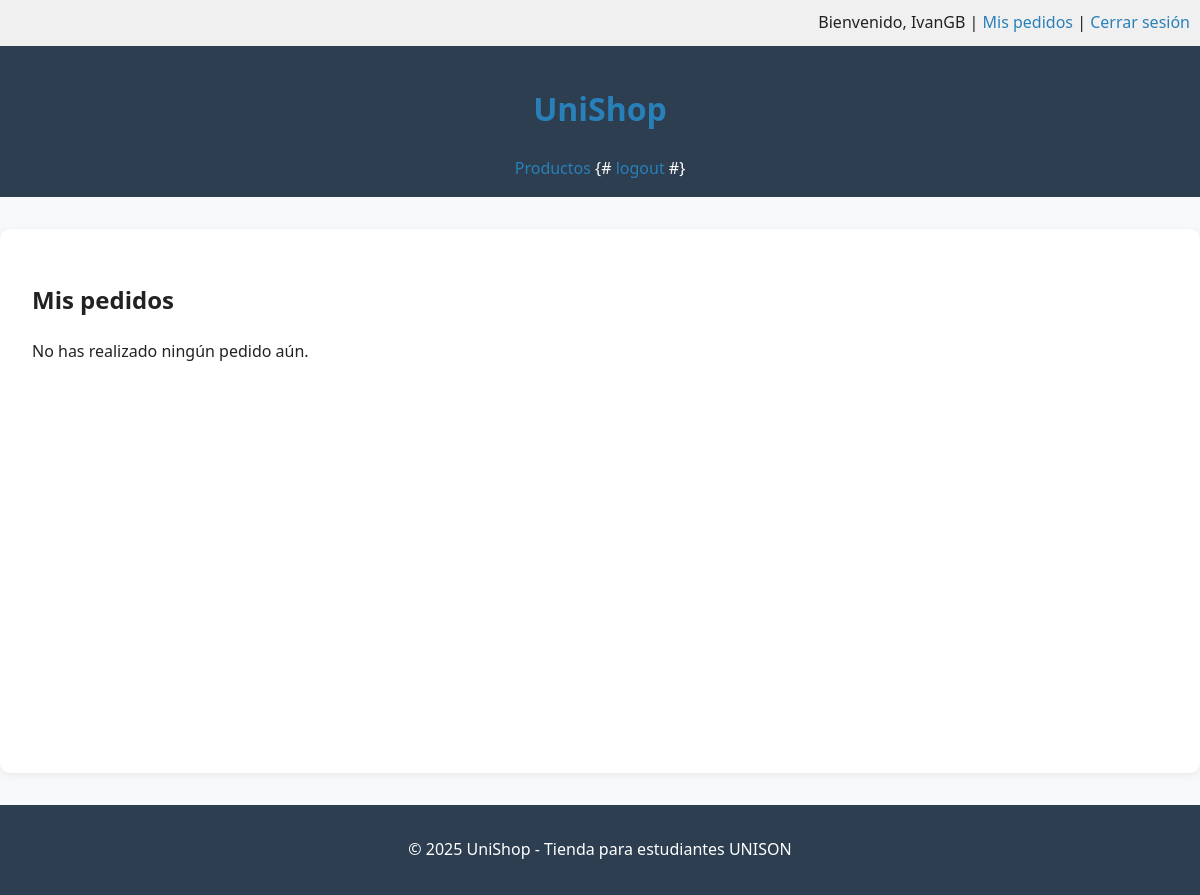
The page /micuenta/ (signed in) on the database as committed earlier.
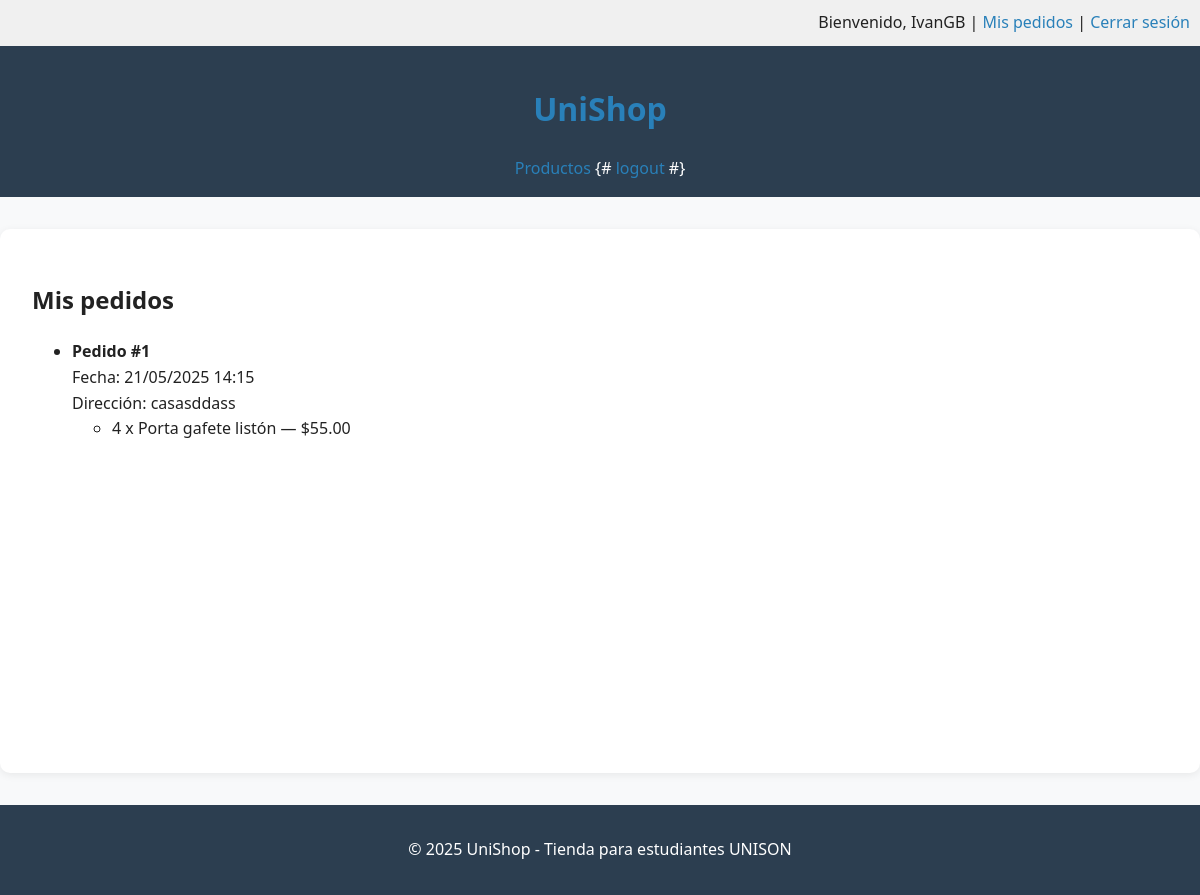
The same page on the database as committed later.
### core/models.py (models this page shows, shortened)
class Order(models.Model):
    user = models.ForeignKey(User, on_delete=models.CASCADE)
    address = models.TextField()
    date_created = models.DateTimeField(auto_now_add=True)

class OrderItem(models.Model):
    order = models.ForeignKey(Order, on_delete=models.CASCADE, related_name='items')
    product = models.ForeignKey(Product, on_delete=models.CASCADE)
    quantity = models.PositiveIntegerField()
    price = models.DecimalField(max_digits=10, decimal_places=2)

class Product(models.Model):
    nombre = models.CharField(max_length=100)
    descripcion = models.TextField()
    precio = models.DecimalField(max_digits=10, decimal_places=2)
    imagen = models.ImageField(upload_to='imagenes/', blank=True, null=True)
    detalles = models.TextField(blank=True, null=True)
    from django.db import models

### core/views.py (the view)
# urls.py: path('micuenta/', views.mi_cuenta_view, name='micuenta'),
@login_required
def mi_cuenta_view(request):
    orders = Order.objects.filter(user=request.user).order_by('-date_created')
    return render(request, 'micuenta.html', {'orders': orders})

### core/cart.py (called while the page is built)
    def __iter__(self):
        for product_id, item in self.cart.items():
            item['id'] = product_id
            item['total'] = Decimal(item['precio']) * item['quantity']
            yield item

### core/context_processors.py (called while the page is built)
def cart_context(request):
    cart = Cart(request)
    return {'cart_total_items': sum(item['quantity'] for item in cart)}

### templates/micuenta.html (shortened to what this page needs)
{% extends 'base.html' %}
{% block content %}
<h2>Mis pedidos</h2>
{% if orders %}
  <ul>
    {% for order in orders %}
      <li style="margin-bottom: 1.5rem;">
        <strong>Pedido #{{ order.id }}</strong><br>
        Fecha: {{ order.date_created|date:"d/m/Y H:i" }}<br>
        Dirección: {{ order.address }}<br>
        <ul>
          {% for item in order.items.all %}
            <li>{{ item.quantity }} x {{ item.product.nombre }} — ${{ item.price }}</li>
          {% endfor %}
        </ul>
      </li>
    {% endfor %}
  </ul>
{% else %}
  <p>No has realizado ningún pedido aún.</p>
{% endif %}
{% endblock %}

### templates/base.html (shortened to what this page needs)
{% load static %}
<!DOCTYPE html>
<html lang="es">
<head>
    <link rel="stylesheet" href="{% static 'css/style.css' %}">
</head>
<body>
    <div style="background-color: #f0f0f0; padding: 10px; text-align: right;">
        {% if user.is_authenticated %}
            <span>Bienvenido, {{ user.username }}</span> |
            <a href="{% url 'micuenta' %}">Mis pedidos</a> |
            <a href="{% url 'logout' %}">Cerrar sesión</a>
        {% else %}
            <a href="{% url 'login' %}">Iniciar sesión</a> |
            <a href="{% url 'register' %}">Registrarse</a>
        {% endif %}
    </div>
    {% include 'partials/_header.html' %}
    <main>
        {% block content %}{% endblock %}
    </main>
    {% include 'partials/_footer.html' %}
</body>
</html>

### templates/partials/_header.html (shortened to what this page needs)
<header>
    <h1><a href="{% url 'home' %}">UniShop</a></h1>
    <nav>
        <a href="{% url 'product_list' %}">Productos</a>
        {#
        {% if user.is_authenticated %}
            <a href="{% url 'logout' %}">logout</a>
        {% endif %}
        #}
    </nav>
</header>

### templates/partials/_footer.html
<footer>
    <p>© 2025 UniShop - Tienda para estudiantes UNISON</p>
</footer>

### static/css/style.css (style rules this page uses)
body { font-family: 'Segoe UI', Arial, sans-serif; background: #f8f9fa; color: #222; margin: 0; padding: 0; line-height: 1.6; font-size: 16px; -webkit-font-smoothing: antialiased; }
header, footer { background: #2c3e50; color: #fff; padding: 1rem 0; text-align: center; position: relative; z-index: 10; }
main { min-height: 60vh; padding: 2rem; background: #fff; border-radius: 10px; box-shadow: 0 2px 8px rgba(0,0,0,0.07); margin: 2rem 0; }
a { color: #2980b9; text-decoration: none; transition: color 0.3s ease; }

Rows that differ between the two databases and show on the page:
added Order: id "1", date_created "21/05/2025 14:15", address "casasddass"
added OrderItem: quantity "4", product.nombre "Porta gafete listón", price "55.00"
Other text that changed with them:
text no longer shown: "No has realizado ningún pedido aún."
